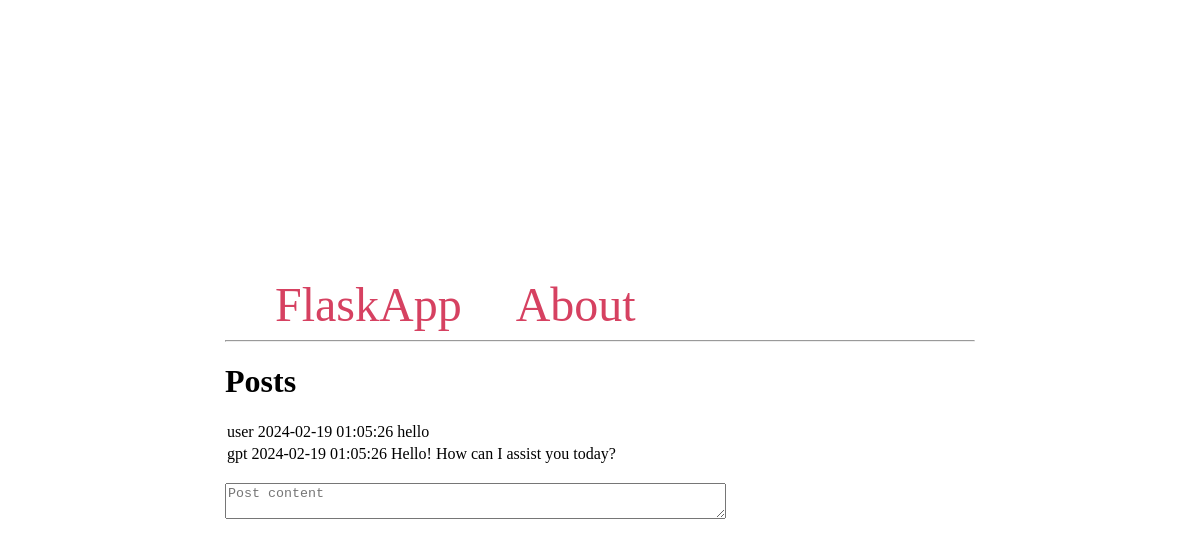
Before: / with the older database file.
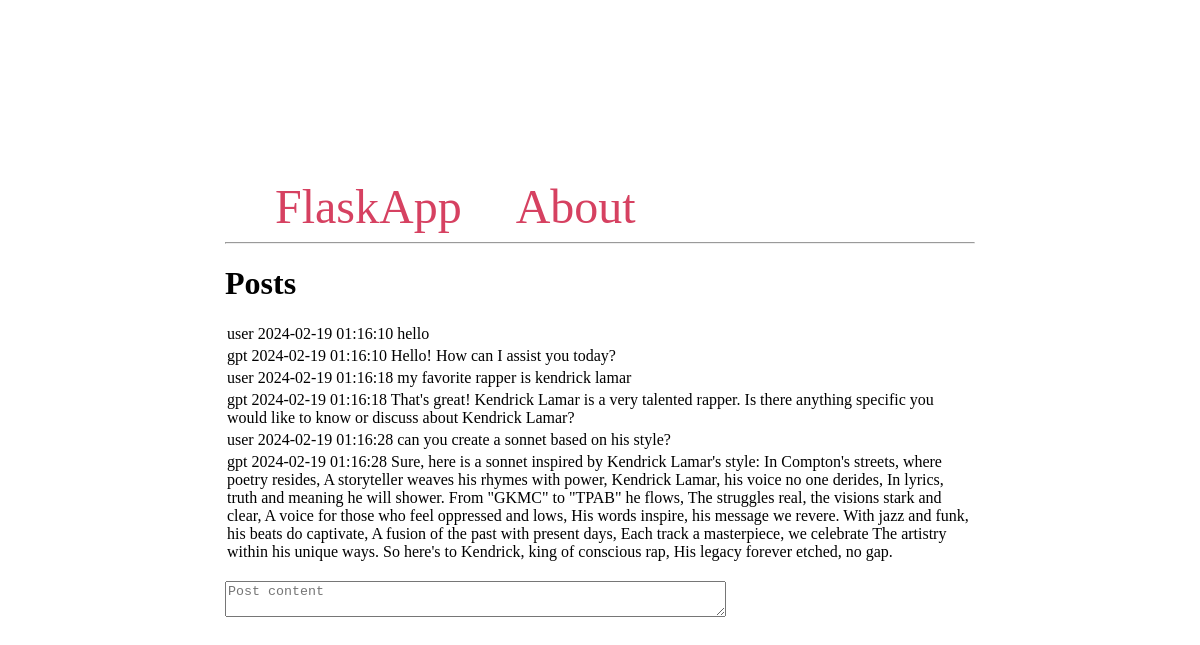
After: the same page with the newer database file.
### tables this page shows
CREATE TABLE posts (
    id INTEGER PRIMARY KEY AUTOINCREMENT,
    created TIMESTAMP NOT NULL DEFAULT CURRENT_TIMESTAMP,
    content TEXT NOT NULL,
    role TEXT NOT NULL
);

### app.py (the view, shortened to what this page needs)
@app.route('/', methods=('GET', 'POST'))
def index():
    conn = get_db_connection()
    if request.method == 'GET':
        posts = conn.execute('SELECT * FROM posts').fetchall()
        conn.close()
        return render_template('index.html', posts=posts)

### app.py (called while the page is built)
def get_db_connection():
    conn = sqlite3.connect('database.db')
    conn.row_factory = sqlite3.Row
    return conn

### templates/index.html (shortened to what this page needs)
{% extends 'base.html' %}
{% block content %}
    <h1>{% block title %} Posts {% endblock %}</h1>
    {% for post in posts %}
        <div class='post'>
            <span>{{ post['role'] }}</span>
            <span>{{ post['created'] }}</span>
            <span>{{ post['content'] }}</span>
        </div>
    {% endfor %}
    <br>
    <form id="form" method="post">
        <textarea
           id="query"
           name="content"
           placeholder="Post content"
           rows="2"
           cols="60"
           autofocus
        >{{ request.form['content'] }}</textarea>
        <br>
    </form>
{% endblock %}

### templates/base.html (shortened to what this page needs)
<!DOCTYPE html>
<html lang="en">
    <head>
</head>
<body>
    <nav>
        <a href="{{ url_for('index') }}">FlaskApp</a>
        <a href="#">About</a>
    </nav>
    <hr>
    <div class="content">
        {% block content %} {% endblock %}
    </div>
</body>
</html>

### templates/base.html (style rules this page uses)
html, body { height: 100%; }
html { display: table; margin: auto; }
body { display: table-cell; vertical-align: middle; width: 750px; }
.post { padding: 2px; }
nav a { color: #d64161; font-size: 3em; margin-left: 50px; text-decoration: none; }

Changed rows visible on the page:
changed posts "hello": created "2024-02-19 01:05:26" → "2024-02-19 01:16:10"
changed posts "Hello! How can I assist you today?": created "2024-02-19 01:05:26" → "2024-02-19 01:16:10"
added posts: role "user", created "2024-02-19 01:16:18", content "my favorite rapper is kendrick lamar"
added posts: role "gpt", created "2024-02-19 01:16:18", content "That's great! Kendrick Lamar is a very talented rapper. Is there anything specific you would like to know or discuss about Kendrick Lamar?"
added posts: role "user", created "2024-02-19 01:16:28", content "can you create a sonnet based on his style?"
added posts: role "gpt", created "2024-02-19 01:16:28", content "Sure, here is a sonnet inspired by Kendrick Lamar's style: In Compton's streets, where poetry resides, A storyteller weaves his rhymes with power, Kendrick Lamar, his voice no one derides, In lyrics, truth and meaning he will shower. From \"GKMC\" to \"TPAB\" he flows, The struggles real, the visions stark and clear, A voice for those who feel oppressed and lows, His words inspire, his message we revere. With jazz and funk, his beats do captivate, A fusion of the past with present days, Each track a masterpiece, we celebrate The artistry within his unique ways. So here's to Kendrick, king of conscious rap, His legacy forever etched, no gap."
